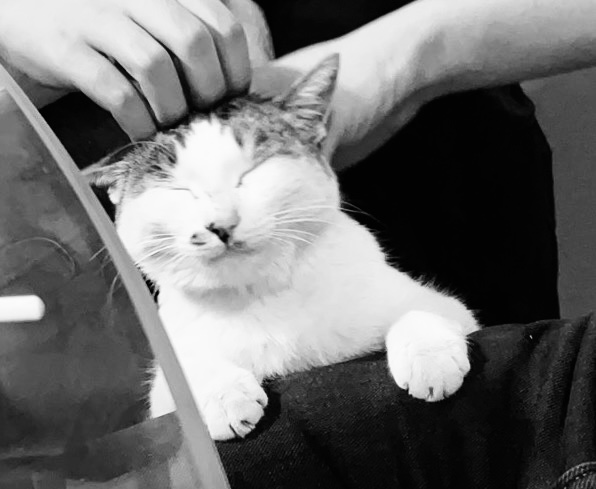
#> input picture hw5/img1.png, 596 x 489 px
$ python task1.py
#> lines starting #> are read from the running program, lines starting #| are printed output that depends on the picture
import cv2
import matplotlib.pyplot as plt
import numpy as np


def histogram_equalization(image_path):
    """对图像进行直方图均衡化

    Args:
        image_path (str): 输入图像的路径
    """
#> called with image_path = './img1.png'
    image = cv2.imread(image_path, cv2.IMREAD_GRAYSCALE)
#> image is the input picture: shape (489, 596); min 0, max 253, mean 110.2
    height, width = image.shape
#> height = 489; width = 596

    # 统计直方图
    hist = np.zeros(256, dtype=int)
    for i in range(height):
        for j in range(width):
            hist[image[i, j]] += 1

    # 归一化得到概率密度函数 PDF
    pdf = hist / (height * width)

    # 计算累积分布函数 CDF
    cdf = np.zeros(256, dtype=float)
    cdf[0] = pdf[0]
    for i in range(1, 256):
        cdf[i] = cdf[i - 1] + pdf[i]
#> after the loop, cdf = 256 values from 0.000237 to 1

    # 映射回[0,255]
    pixel_new = (cdf * 255).astype("uint8")
#> pixel_new = 256 values from 0 to 255

    # 生成均衡化图像
    image_equalized = np.zeros_like(image)
    image_equalized = pixel_new[image]
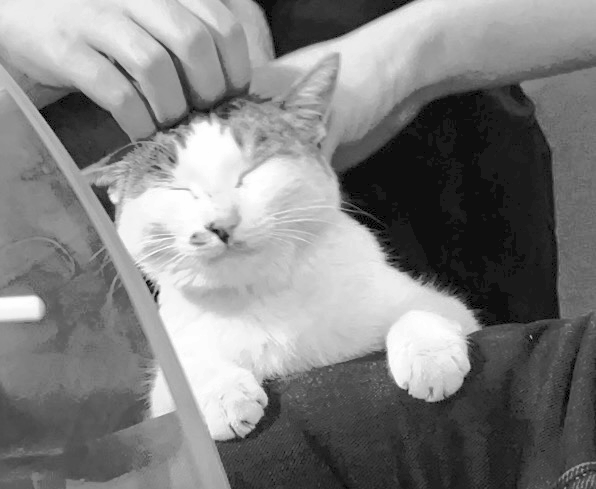
#> image_equalized: shape (489, 596); min 0, max 255, mean 128.3

    # 计算均衡化后的直方图
    hist_equalized = np.zeros(256, dtype=int)
    for i in range(height):
        for j in range(width):
            hist_equalized[image_equalized[i, j]] += 1

    new_path = image_path.rsplit(".", 1)[0] + "_new.png"
    cv2.imwrite(new_path, image_equalized)
    print(f"save the image after histogram equalization to: {new_path}")

    plt.figure(figsize=(12, 8))

    plt.subplot(2, 2, 1)
    plt.imshow(image, cmap="gray")
    plt.title("Original image")
    plt.axis("off")

    plt.subplot(2, 2, 2)
    plt.imshow(image_equalized, cmap="gray")
    plt.title("Equalized image")
    plt.axis("off")

    plt.subplot(2, 2, 3)
    plt.bar(range(256), hist, color="black")
    plt.title("Original histogram")
    plt.xlabel("Gray level")
    plt.ylabel("Number of pixels")

    plt.subplot(2, 2, 4)
    plt.bar(range(256), hist_equalized, color="black")
    plt.title("Equalized histogram")
    plt.xlabel("Gray level")
    plt.ylabel("Number of pixels")

    plt.tight_layout()

    compare_path = image_path.rsplit(".", 1)[0] + "_compare.png"
    plt.savefig(compare_path)
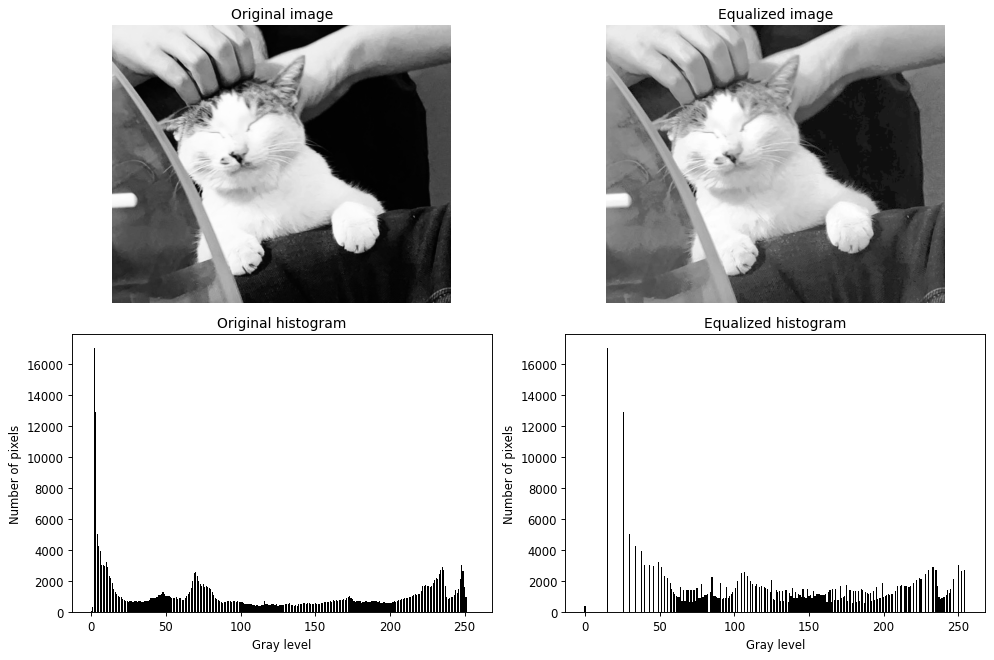
#> figure drawn by matplotlib, 4 panels; panel 3: tallest bar 17056 high, from x = 1.6 to 2.4; panel 4: tallest bar 17056 high, from x = 14.6 to 15.4
    print(f"save the comparison of original and equalized image to: {compare_path}")

    plt.show()


def main():
    histogram_equalization("./img1.png")
    histogram_equalization("./img2.png")
#> call 2 of histogram_equalization, with image_path = './img2.png'
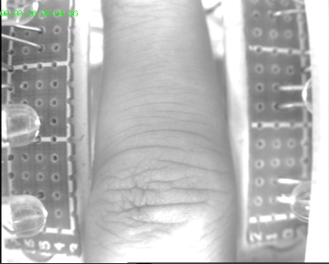
#> input picture hw5/img2.png, 329 x 264 px
#> in histogram_equalization (call 2), `image_equalized = pixel_new[image]`:
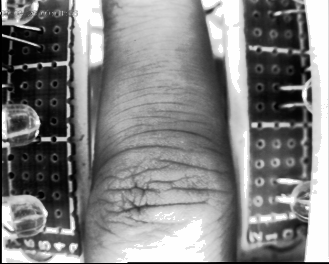
#> image_equalized: shape (264, 329); min 0, max 254, mean 129.2
#> in histogram_equalization (call 2), `plt.savefig(compare_path)`:
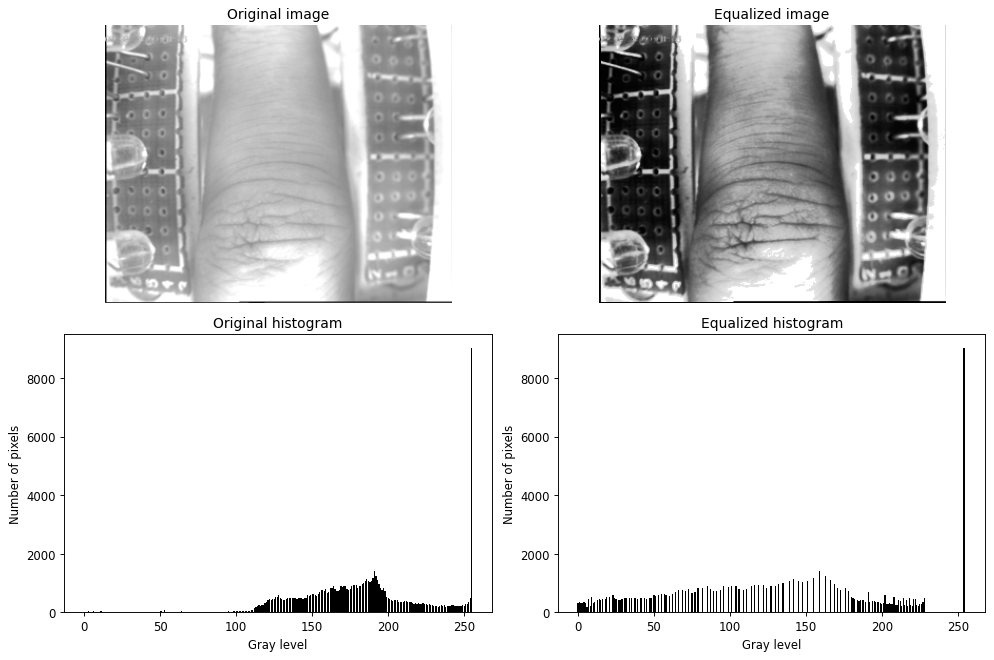
#> figure drawn by matplotlib, 4 panels; panel 3: tallest bar 9035 high, from x = 254.6 to 255.4; panel 4: tallest bar 9035 high, from x = 253.6 to 254.4


if __name__ == "__main__":
    main()
